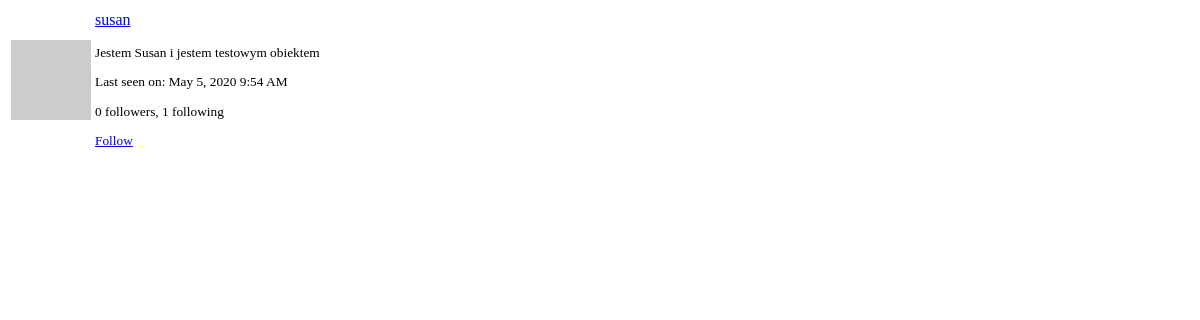
Before: /user/susan/popup (signed in) with the older database file.
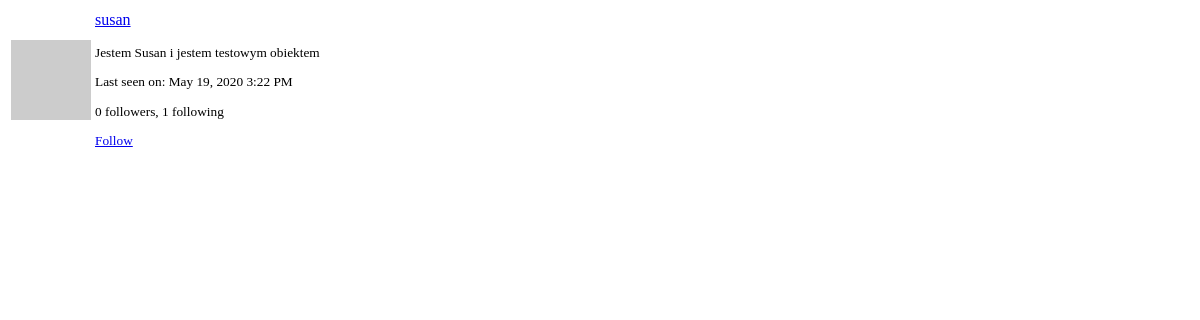
After: the same page with the newer database file.
### app/models.py (models this page shows, shortened)
class User(UserMixin, db.Model):
    id = db.Column(db.Integer, primary_key=True)
    username = db.Column(db.String(64), index=True, unique=True)
    email = db.Column(db.String(120), index=True, unique=True)
    password_hash = db.Column(db.String(128))
    posts = db.relationship('Post', backref='author', lazy='dynamic')
    about_me = db.Column(db.String(140))
    last_seen = db.Column(db.DateTime, default=datetime.utcnow)
    followed = db.relationship(
        'User',
        secondary=followers,
        primaryjoin=(followers.c.follower_id == id),
        secondaryjoin=(followers.c.followed_id == id),
        backref=db.backref('followers', lazy='dynamic'),
        lazy='dynamic'
    )
    messages_sent = db.relationship(
        'Message',
        foreign_keys='Message.sender_id',
        backref='author', lazy='dynamic'
    )
    messages_received = db.relationship(
        'Message',
        foreign_keys='Message.recipient_id',
        backref='recipient',
        lazy='dynamic'
    )
    last_message_read_time = db.Column(db.DateTime)
    notifications = db.relationship('Notification', backref='user', lazy='dynamic')
    def avatar(self, size):
        digest = md5(self.email.lower().encode('utf-8')).hexdigest()
        return 'https://www.gravatar.com/avatar/{}?d=robohash&s={}'.format(digest, size)
    def is_following(self, user):
        return self.followed.filter(followers.c.followed_id == user.id).count() > 0

### app/main/routes.py (the view)
@bp.route('/user/<username>/popup')
@login_required
def user_popup(username):
    user_pop = User.query.filter_by(username=username).first_or_404()
    return render_template('user_popup.html', user=user_pop)

### app/main/routes.py (called while the page is built)
@bp.before_app_request
def before_request():
    if current_user.is_authenticated:
        current_user.last_seen = datetime.utcnow()
        db.session.commit()
        g.search_form = SearchForm()
    g.locale = str(get_locale())

### app/models.py (called while the page is built)
@login.user_loader
def load_user(id_user):
    return User.query.get(int(id_user))

    @classmethod
    def before_commit(cls, session):
        session._changes = {
            'add': list(session.new),
            'update': list(session.dirty),
            'delete': list(session.deleted)
        }

    @classmethod
    def after_commit(cls, session):
        for obj in session._changes['add']:
            if isinstance(obj, SearchableMixin):
                add_to_index(obj.__tablename__, obj)
        for obj in session._changes['update']:
            if isinstance(obj, SearchableMixin):
                add_to_index(obj.__tablename__, obj)
        for obj in session._changes['delete']:
            if isinstance(obj, SearchableMixin):
                remove_from_index(obj.__tablename__, obj)
        session._changes = None

### app/templates/user_popup.html
<table class="table">
    <tr>
        <td width="60" style="border: 0px;"><img src="{{ user.avatar(60) }}"></td>
        <td style="border: 0px;">
            <p>
                <a href="{{ url_for('main.user', username=user.username) }}">
                    {{ user.username }}
                </a>
            </p>
            <small>
                {% if user.about_me %}<p>{{ user.about_me }}</p>{% endif %}
                {% if user.last_seen %}
                    <p>{{ _('Last seen on') }}:
                        {{ moment(user.last_seen).format('lll') }}</p>
                {% endif %}
                <p>{{ _('%(count)d followers', count=user.followers.count()) }},
                    {{ _('%(count)d following', count=user.followed.count()) }}</p>
                {% if user != current_user %}
                    {% if not current_user.is_following(user) %}
                        <a href="{{ url_for('main.follow', username=user.username) }}">
                            {{ _('Follow') }}
                        </a>
                    {% else %}
                        <a href="{{ url_for('main.unfollow', username=user.username) }}">
                            {{ _('Unfollow') }}
                        </a>
                    {% endif %}
                {% endif %}
            </small>
        </td>
    </tr>
</table>

Changed rows visible on the page:
changed User "susan": last_seen "May 5, 2020 9:54 AM" → "May 19, 2020 3:22 PM"
